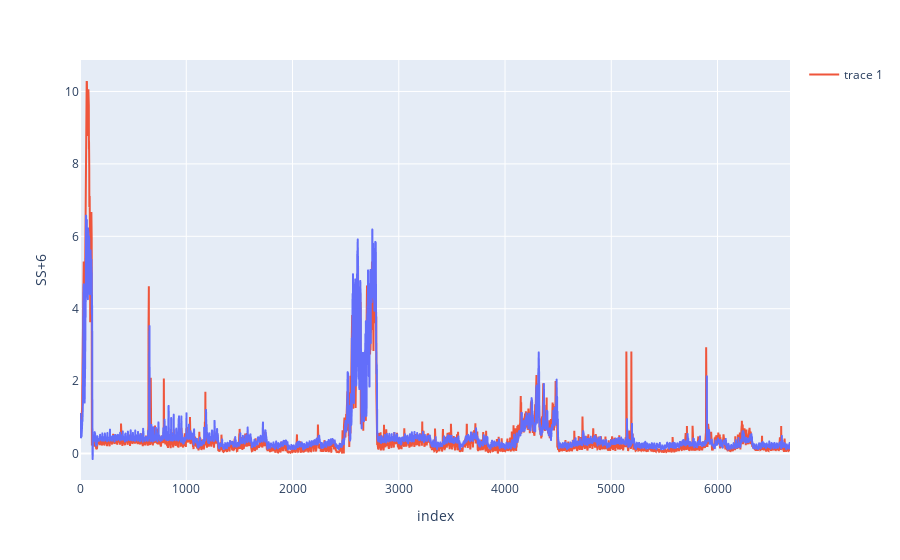

Write notebook code for a chart like this one.
### Code cell
import plotly.graph_objects as go
import plotly.express as px

fig = px.line(dfxgb_y_pred, x=dfxgb_y_pred.index, y=TS)
fig.add_scatter(x=dfxgb_y_pred.index, y=y_test[TS]) # No

# # Show plot 
fig.show()

### Figure 1 — Plotly figure (JSON) as saved in the notebook; plotly's stock layout.template omitted (floating-point values rounded to 4 significant figures; data arrays with more than 128 entries replaced by an {"elided": "..."} marker saying what was removed)
{"data": [{"hovertemplate": "index=%{x}<br>SS+6=%{y}<extra></extra>", "legendgroup": "", "line": {"color": "#636efa", "dash": "solid"}, "marker": {"symbol": "circle"}, "mode": "lines", "name": "", "showlegend": false, "type": "scattergl", "x": {"elided": "6683 int values"}, "xaxis": "x", "y": {"elided": "6683 float values"}, "yaxis": "y"}, {"type": "scatter", "x": {"elided": "6683 int values"}, "y": {"elided": "6683 float values"}}], "layout": {"legend": {"tracegroupgap": 0}, "margin": {"t": 60}, "xaxis": {"anchor": "y", "domain": [0, 1], "title": {"text": "index"}}, "yaxis": {"anchor": "x", "domain": [0, 1], "title": {"text": "SS+6"}}}}
